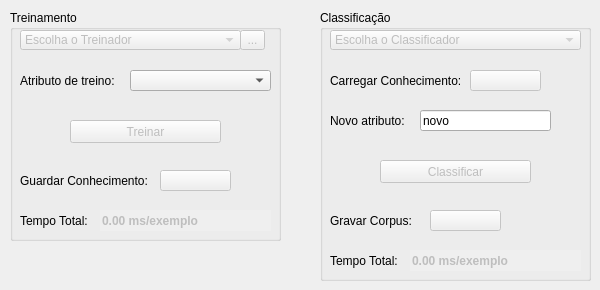
     <widget class="QWidget" name="tab_treinamento">
      <attribute name="title">
       <string>Treinamento/Classificação</string>
      </attribute>
      <widget class="QGroupBox" name="groupBox_escolhaTreinador">
       <property name="geometry">
        <rect>
         <x>10</x>
         <y>10</y>
         <width>271</width>
         <height>231</height>
        </rect>
       </property>
       <property name="minimumSize">
        <size>
         <width>261</width>
         <height>51</height>
        </size>
       </property>
       <property name="maximumSize">
        <size>
         <width>16777215</width>
         <height>99999</height>
        </size>
       </property>
       <property name="title">
        <string>Treinamento</string>
       </property>
       <widget class="QComboBox" name="comboBox_metodoTreinador">
        <property name="enabled">
         <bool>false</bool>
        </property>
        <property name="geometry">
         <rect>
          <x>10</x>
          <y>20</y>
          <width>221</width>
          <height>20</height>
         </rect>
        </property>
        <property name="insertPolicy">
         <enum>QComboBox::InsertAlphabetically</enum>
        </property>
        <item>
         <property name="text">
          <string>Escolha o Treinador</string>
         </property>
        </item>
       </widget>
       <widget class="QToolButton" name="toolButton_treinador2">
        <property name="enabled">
         <bool>false</bool>
        </property>
        <property name="geometry">
         <rect>
          <x>230</x>
          <y>20</y>
          <width>25</width>
          <height>20</height>
         </rect>
        </property>
        <property name="text">
         <string>...</string>
        </property>
       </widget>
       <widget class="QLabel" name="label_guardarConhecimento">
        <property name="geometry">
         <rect>
          <x>10</x>
          <y>160</y>
          <width>131</width>
          <height>21</height>
         </rect>
        </property>
        <property name="text">
         <string>Guardar Conhecimento:</string>
        </property>
       </widget>
       <widget class="QPushButton" name="pushButton_guardarConhecimento">
        <property name="enabled">
         <bool>false</bool>
        </property>
        <property name="geometry">
         <rect>
          <x>150</x>
          <y>160</y>
          <width>71</width>
          <height>21</height>
         </rect>
        </property>
        <property name="maximumSize">
         <size>
          <width>101</width>
          <height>21</height>
         </size>
        </property>
        <property name="font">
         <font>
          <italic>false</italic>
          <underline>false</underline>
          <strikeout>false</strikeout>
         </font>
        </property>
        <property name="cursor">
         <cursorShape>ArrowCursor</cursorShape>
        </property>
        <property name="layoutDirection">
         <enum>Qt::LeftToRight</enum>
        </property>
        <property name="autoFillBackground">
         <bool>false</bool>
        </property>
        <property name="text">
         <string/>
        </property>
        <property name="icon">
         <iconset>
          <normaloff>../imagens/save.png</normaloff>../imagens/save.png</iconset>
        </property>
        <property name="autoDefault">
         <bool>true</bool>
        </property>
        <property name="default">
         <bool>false</bool>
        </property>
        <property name="flat">
         <bool>false</bool>
        </property>
       </widget>
       <widget class="QPushButton" name="pushButton_treinar">
        <property name="enabled">
         <bool>false</bool>
        </property>
        <property name="geometry">
         <rect>
          <x>60</x>
          <y>110</y>
          <width>151</width>
          <height>23</height>
         </rect>
        </property>
        <property name="text">
         <string>Treinar</string>
        </property>
       </widget>
       <widget class="QLabel" name="label_atributoTreino2">
        <property name="geometry">
         <rect>
          <x>10</x>
          <y>60</y>
          <width>101</width>
          <height>21</height>
         </rect>
        </property>
        <property name="text">
         <string>Atributo de treino:</string>
        </property>
       </widget>
       <widget class="QComboBox" name="comboBox_atributoTreino2">
        <property name="geometry">
         <rect>
          <x>120</x>
          <y>60</y>
          <width>141</width>
          <height>21</height>
         </rect>
        </property>
       </widget>
       <widget class="QLabel" name="label_tempoTreino">
        <property name="geometry">
         <rect>
          <x>10</x>
          <y>200</y>
          <width>81</width>
          <height>21</height>
         </rect>
        </property>
        <property name="text">
         <string>Tempo Total:</string>
        </property>
       </widget>
       <widget class="QLineEdit" name="lineEdit_tempoTreino">
        <property name="enabled">
         <bool>false</bool>
        </property>
        <property name="geometry">
         <rect>
          <x>90</x>
          <y>200</y>
          <width>171</width>
          <height>21</height>
         </rect>
        </property>
        <property name="font">
         <font>
          <family>Arial</family>
          <weight>75</weight>
          <bold>true</bold>
         </font>
        </property>
        <property name="cursor">
         <cursorShape>ArrowCursor</cursorShape>
        </property>
        <property name="text">
         <string>0.00 ms/exemplo</string>
        </property>
        <property name="frame">
         <bool>false</bool>
        </property>
       </widget>
      </widget>
      <widget class="QGroupBox" name="groupBox_escolhaClassificador2">
       <property name="geometry">
        <rect>
         <x>320</x>
         <y>10</y>
         <width>271</width>
         <height>271</height>
        </rect>
       </property>
       <property name="minimumSize">
        <size>
         <width>261</width>
         <height>51</height>
        </size>
       </property>
       <property name="maximumSize">
        <size>
         <width>16777215</width>
         <height>99999</height>
        </size>
       </property>
       <property name="title">
        <string>Classificação</string>
       </property>
       <widget class="QComboBox" name="comboBox_metodoClassificador">
        <property name="enabled">
         <bool>false</bool>
        </property>
        <property name="geometry">
         <rect>
          <x>10</x>
          <y>20</y>
          <width>251</width>
          <height>20</height>
         </rect>
        </property>
        <property name="insertPolicy">
         <enum>QComboBox::InsertAlphabetically</enum>
        </property>
        <item>
         <property name="text">
          <string>Escolha o Classificador</string>
         </property>
        </item>
       </widget>
       <widget class="QLabel" name="label_carregarConhecimento">
        <property name="geometry">
         <rect>
          <x>10</x>
          <y>60</y>
          <width>131</width>
          <height>21</height>
         </rect>
        </property>
        <property name="text">
         <string>Carregar Conhecimento:</string>
        </property>
       </widget>
       <widget class="QPushButton" name="pushButton_carregarConhecimento">
        <property name="enabled">
         <bool>false</bool>
        </property>
        <property name="geometry">
         <rect>
          <x>150</x>
          <y>60</y>
          <width>71</width>
          <height>21</height>
         </rect>
        </property>
        <property name="maximumSize">
         <size>
          <width>101</width>
          <height>21</height>
         </size>
        </property>
        <property name="font">
         <font>
          <italic>false</italic>
          <underline>false</underline>
          <strikeout>false</strikeout>
         </font>
        </property>
        <property name="cursor">
         <cursorShape>ArrowCursor</cursorShape>
        </property>
        <property name="layoutDirection">
         <enum>Qt::LeftToRight</enum>
        </property>
        <property name="autoFillBackground">
         <bool>false</bool>
        </property>
        <property name="text">
         <string/>
        </property>
        <property name="icon">
         <iconset>
          <normaloff>../imagens/folder_open.png</normaloff>../imagens/folder_open.png</iconset>
        </property>
        <property name="autoDefault">
         <bool>true</bool>
        </property>
        <property name="default">
         <bool>false</bool>
        </property>
        <property name="flat">
         <bool>false</bool>
        </property>
       </widget>
       <widget class="QPushButton" name="pushButton_classificar">
        <property name="enabled">
         <bool>false</bool>
        </property>
        <property name="geometry">
         <rect>
          <x>60</x>
          <y>150</y>
          <width>151</width>
          <height>23</height>
         </rect>
        </property>
        <property name="text">
         <string>Classificar</string>
        </property>
       </widget>
       <widget class="QLabel" name="label_novoAtributo">
        <property name="geometry">
         <rect>
          <x>10</x>
          <y>100</y>
          <width>81</width>
          <height>21</height>
         </rect>
        </property>
        <property name="text">
         <string>Novo atributo:</string>
        </property>
       </widget>
       <widget class="QLineEdit" name="lineEdit_novoAtributo">
        <property name="geometry">
         <rect>
          <x>100</x>
          <y>100</y>
          <width>131</width>
          <height>21</height>
         </rect>
        </property>
        <property name="text">
         <string>novo</string>
        </property>
       </widget>
       <widget class="QLabel" name="label_tempoClassificacao">
        <property name="geometry">
         <rect>
          <x>10</x>
          <y>240</y>
          <width>81</width>
          <height>21</height>
         </rect>
        </property>
        <property name="text">
         <string>Tempo Total:</string>
        </property>
       </widget>
       <widget class="QLineEdit" name="lineEdit_tempoClassificacao">
        <property name="enabled">
         <bool>false</bool>
        </property>
        <property name="geometry">
         <rect>
          <x>90</x>
          <y>240</y>
          <width>171</width>
          <height>21</height>
         </rect>
        </property>
        <property name="font">
         <font>
          <family>Arial</family>
          <weight>75</weight>
          <bold>true</bold>
         </font>
        </property>
        <property name="cursor">
         <cursorShape>ArrowCursor</cursorShape>
        </property>
        <property name="text">
         <string>0.00 ms/exemplo</string>
        </property>
        <property name="frame">
         <bool>false</bool>
        </property>
       </widget>
       <widget class="QPushButton" name="pushButton_gravarCorpus">
        <property name="enabled">
         <bool>false</bool>
        </property>
        <property name="geometry">
         <rect>
          <x>110</x>
          <y>200</y>
          <width>71</width>
          <height>21</height>
         </rect>
        </property>
        <property name="text">
         <string/>
        </property>
        <property name="icon">
         <iconset>
          <normaloff>../imagens/save.png</normaloff>../imagens/save.png</iconset>
        </property>
       </widget>
       <widget class="QLabel" name="label_gravarCorpus">
        <property name="geometry">
         <rect>
          <x>10</x>
          <y>200</y>
          <width>91</width>
          <height>21</height>
         </rect>
        </property>
        <property name="text">
         <string>Gravar Corpus:</string>
        </property>
       </widget>
      </widget>
     </widget>
